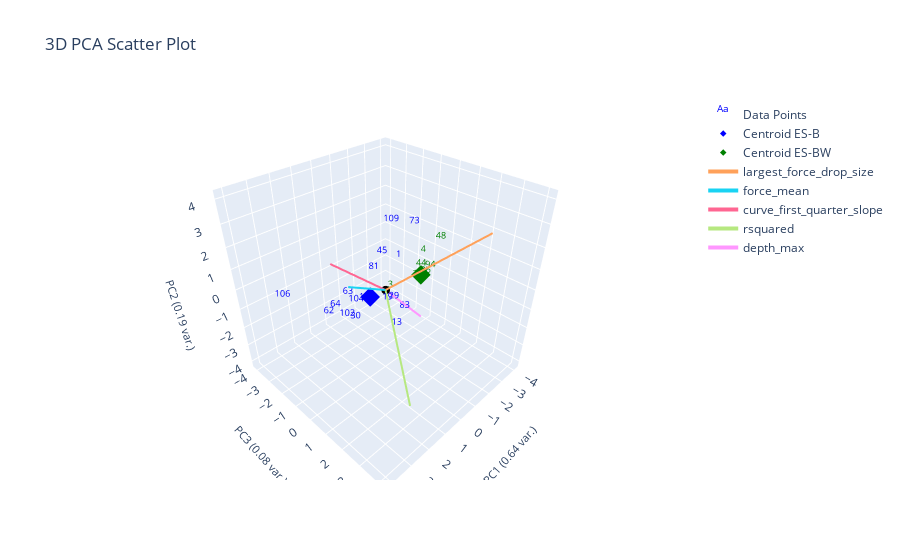

Notebook code cell kept with this figure:
### Markdown cell above
# Split Based on Popcorn

### Code cell
from sklearn.neighbors import NearestCentroid
ylabel_name = "popcorn"
data_with_popcorn_label = data_features[data_features['popcorn'].notna()]
data_without_popcorn_label = data_features[~data_features.index.isin(data_with_popcorn_label.index)]

train_x = plotting.extract_numerical_features(data_with_popcorn_label).values
train_y = data_with_popcorn_label['popcorn'].astype(int)

nc = NearestCentroid()
nc.fit(train_x, train_y)
nc_predictions = pd.Series(nc.predict(clustering_features.values))
print(np.round(nc.predict_proba(plotting.extract_numerical_features(data_without_popcorn_label)), 2))

centroids = pd.DataFrame(data=nc.centroids_, columns=plotting.extract_numerical_features(data_with_popcorn_label).columns)
centroids[f'{ylabel_name}_nums'] = nc.classes_

# plotting labeled data only
plotting.plot_cluster_subplots(y, curve_data, cluster_category_names=["Not Bubbly", "Bubbly"], bold_idxs=y.index)
plotting.plot_pca(numerical_features, y, 3, "", ylabel_name, centroids=centroids)

# plotting labeled with predictions

### Figure 1 — Plotly figure (JSON) as saved in the notebook; plotly's stock layout.template omitted (floating-point values rounded to 4 significant figures)
{"data": [{"mode": "text", "name": "Data Points", "text": ["1", "2", "3", "4", "13", "19", "26", "29", "30", "44", "45", "48", "62", "63", "64", "73", "81", "83", "94", "101", "102", "104", "106", "109"], "textfont": {"color": ["blue", "green", "green", "green", "blue", "blue", "green", "blue", "blue", "green", "blue", "green", "blue", "blue", "blue", "blue", "blue", "blue", "green", "blue", "blue", "blue", "blue", "blue"], "size": 9}, "type": "scatter3d", "x": [-0.9282, -2.312, -0.4359, -1.819, -0.8463, 0.778, -0.9277, 0.2759, 2.002, -2.619, -0.7034, -2.849, 2.854, 1.995, 2.491, -2.585, -0.8248, -0.7817, -1.745, 1.913, 2.264, 1.154, 4.344, -0.6948], "y": [-0.1913, -0.3955, -0.1466, 0.4114, -0.1078, 0.9012, 1.322, 0.7484, 0.3536, -0.3307, -0.9276, 0.4841, -0.1775, -0.03011, -0.2125, -0.8117, -1.62, 0.3937, 0.9004, 0.9092, 0.1917, -0.5342, -0.7599, -0.3707], "z": [0.6677, -1.089, -0.6157, 0.7895, -2.943, -0.04352, 0.5995, -0.3444, -0.5994, -0.6187, 0.623, 1.035, -0.16, 0.3841, -0.05706, 1.375, -0.5661, -1.625, 0.2788, 0.578, -0.4134, -0.7204, 1.118, 2.347]}, {"marker": {"color": "blue", "size": 5, "symbol": "diamond"}, "mode": "markers", "name": "Centroid ES-B", "type": "scatter3d", "x": [0.7475], "y": [-0.1321], "z": [-0.02232]}, {"marker": {"color": "green", "size": 5, "symbol": "diamond"}, "mode": "markers", "name": "Centroid ES-BW", "type": "scatter3d", "x": [-1.815], "y": [0.3208], "z": [0.0542]}, {"marker": {"color": "black", "size": 3}, "mode": "markers", "name": "Origin", "showlegend": false, "type": "scatter3d", "x": [0], "y": [0], "z": [0]}, {"line": {"width": 4}, "mode": "lines+text", "name": "largest_force_drop_size", "textposition": "top center", "type": "scatter3d", "x": [0, -2.429], "y": [0, 3.11], "z": [0, 2.882]}, {"line": {"width": 4}, "mode": "lines+text", "name": "force_mean", "textposition": "top center", "type": "scatter3d", "x": [0, 2.788], "y": [0, 1.01], "z": [0, 2.021]}, {"line": {"width": 4}, "mode": "lines+text", "name": "curve_first_quarter_slope", "textposition": "top center", "type": "scatter3d", "x": [0, 1.645], "y": [0, -1.403], "z": [0, 1.36]}, {"line": {"width": 4}, "mode": "lines+text", "name": "rsquared", "textposition": "top center", "type": "scatter3d", "x": [0, 2.215], "y": [0, 3.494], "z": [0, -2.368]}, {"line": {"width": 4}, "mode": "lines+text", "name": "depth_max", "textposition": "top center", "type": "scatter3d", "x": [0, -1.927], "y": [0, 0.3616], "z": [0, -2.27]}], "layout": {"autosize": true, "scene": {"aspectmode": "cube", "xaxis": {"range": [-4.344, 4.344], "title": {"font": {"size": 11}, "text": "PC1 (0.64 var.)"}}, "yaxis": {"range": [-4.344, 4.344], "title": {"font": {"size": 11}, "text": "PC3 (0.08 var.)"}}, "zaxis": {"range": [-4.344, 4.344], "title": {"font": {"size": 11}, "text": "PC2 (0.19 var.)"}}}, "title": {"text": "3D PCA Scatter Plot"}}}
